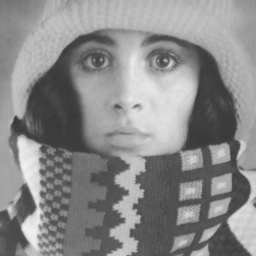
%> input picture Chapter06/images/trui.png, 256 x 256 px
$ octave example6.6.m   (GNU Octave 9; MATLAB toolbox functions it lacks are replaced by stand-ins)
%> lines starting %> are read from the running program, lines starting %| are printed output that depends on the picture; in (x1, y1, x2, y2) boxes, pixels count from 0 and x2, y2 are one past the last pixel; in counts of white or black regions, pixels touching at a corner belong together; the program's own positions count from 1
% Example Matlab script as provided with textbook:
%
%  Fundamentals of Digital Image Processing: A Practical Approach with Examples in Matlab
%  Chris J. Solomon and Toby P. Breckon, Wiley-Blackwell, 2010
%  ISBN: 0470844736, DOI:10.1002/9780470689776, http://www.fundipbook.com
%
A = imread('trui.png'); A=mat2gray(double(A));	%Read in image and convert to intensity
%> further down, A is the input picture: size 256x256 uint8; min 56, max 241, mean 137.7
%> after `A=mat2gray(double(A))`:
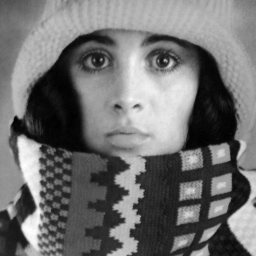
%> A: size 256x256 double; min 0, max 1, mean 0.442
PSF = fspecial('gaussian',7,10);                %Specify PSF
V = .0001;                                      %Define variance of noise
J0 = imnoise(imfilter(A,PSF),'gaussian',0,V);	%Create blurred and noisy image
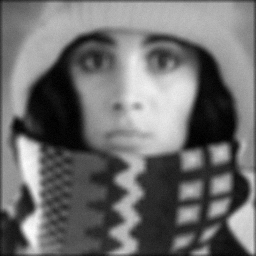
%> J0: size 256x256 double; min 0, max 0.996, mean 0.435
WT = zeros(size(A));WT(5:end-4,5:end-4) = 1;	%Define weighting function
%> after `WT(5:end-4,5:end-4) = 1`:
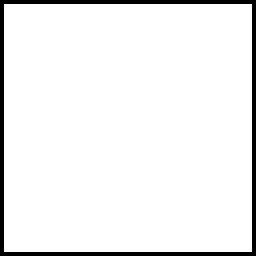
%> WT: size 256x256 double; values 0 (black) and 1 (white), 93.8% white; 1 black region, box (x1, y1, x2, y2) and area: (0, 0, 256, 256) 4032
J1 = deconvlucy(J0,PSF,10);                     %LR deconvolution 10 iterations
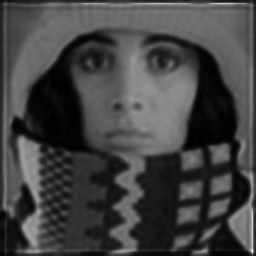
%> J1: size 256x256 double; min 0, max 1.64, mean 0.435; drawn with min black and max white
J2 = deconvlucy(J0,PSF,20,sqrt(V));             %20 iterations, deviation of noise provided
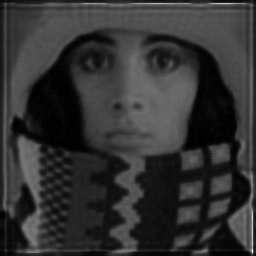
%> J2: size 256x256 double; min 0, max 2.19, mean 0.435; drawn with min black and max white
J3 = deconvlucy(J0,PSF,20,sqrt(V),WT);          %weight function to suppress ringing
subplot(141);imshow(J0);                        %Display various results
subplot(142);imshow(J1);
%> after `imshow(J1)`:
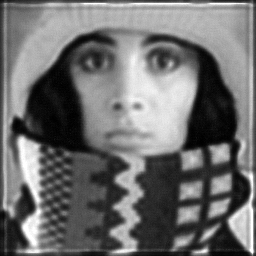
%> displayed picture: size 256x256, on the screen's scale of 0 to 255; min 0, max 255, mean 110.8
subplot(143);imshow(J2);
subplot(144);imshow(J3);
